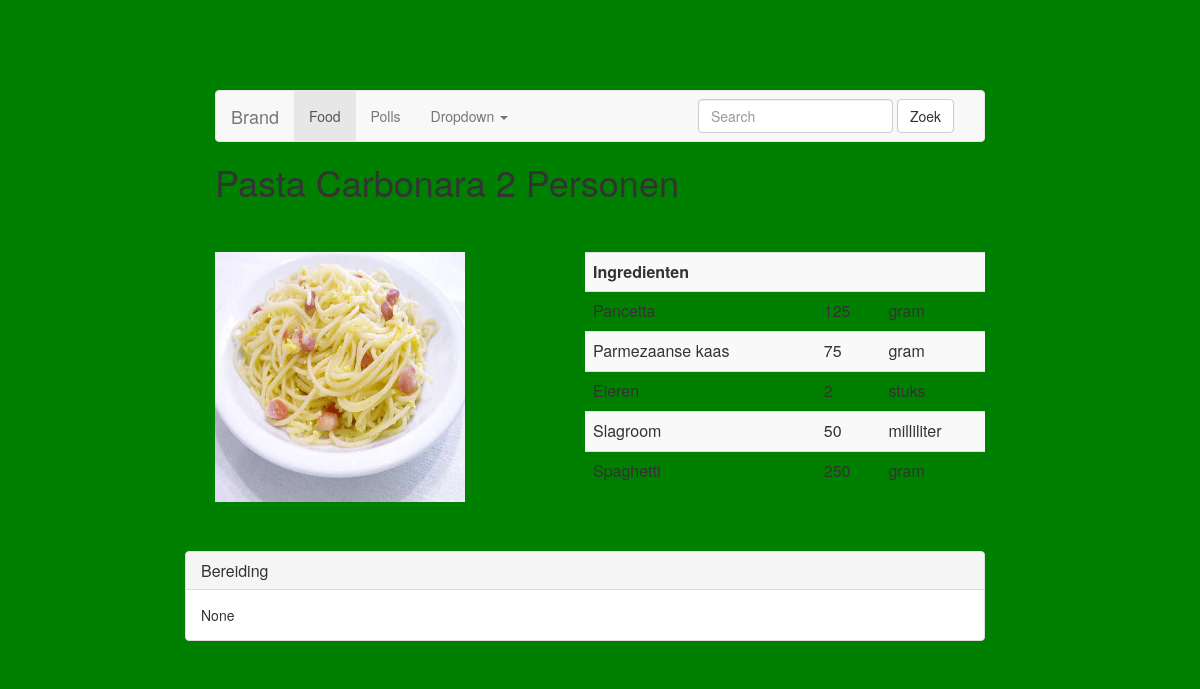
Page /food/2/ on the earlier database version.
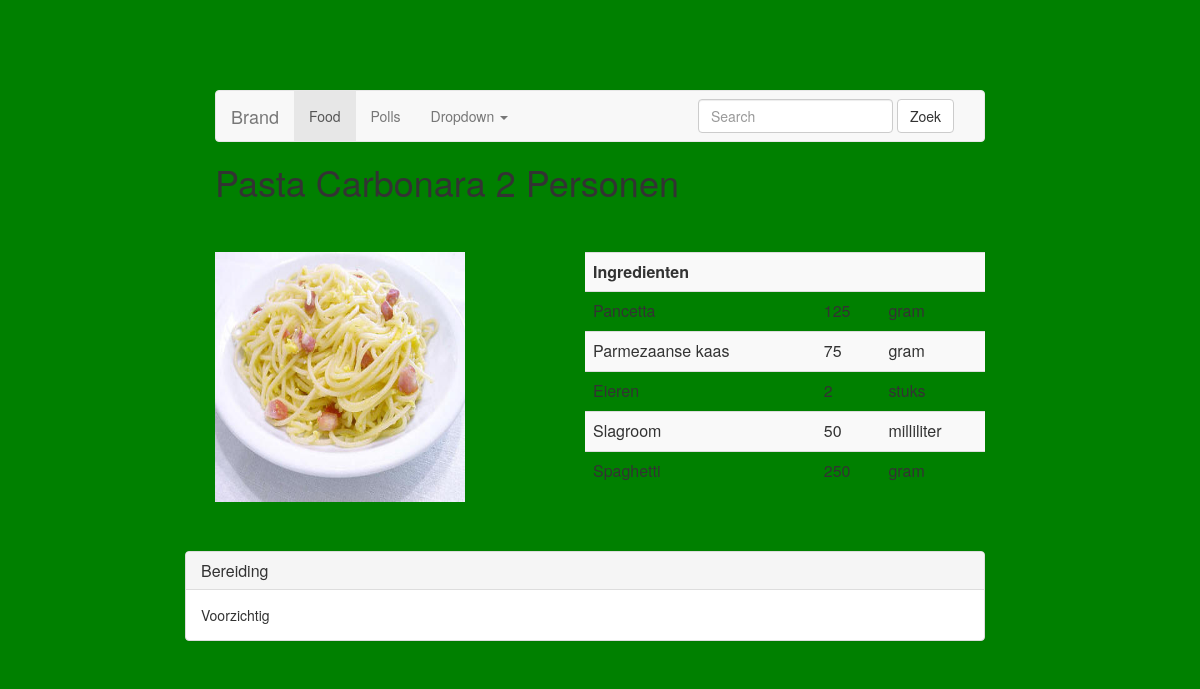
Same page on the later database version.
### food/models.py (models this page shows, shortened)
class Dish(models.Model):
    name = models.CharField(max_length=50)
    type_dish = models.CharField(max_length=50)
    description = models.CharField(max_length=250)
    pub_date = models.DateTimeField('date published')
    persons = models.IntegerField()
    url = models.CharField(max_length=30)
    preparation = models.TextField()

class Ingredient(models.Model):
    dish = models.ForeignKey(Dish)
    ingredient = models.CharField(max_length=30)
    amount = models.IntegerField(default=0)
    unit = models.CharField(max_length=10)

### food/views.py (the view)
# urls.py: url(r'^(?P<pk>\d+)/$', views.DetailView.as_view(), name='detail'),
class DetailView(generic.DetailView):
    model = Dish
    template_name = 'food/detail.html'

### food/templates/food/detail.html (shortened to what this page needs)
<div class="container">
{% include "food/navbar.html" %}
{% load staticfiles %}
{% load bootstrap3 %}
{% bootstrap_css %}
<link rel="stylesheet" type="text/css" href="{% static 'food/style.css' %}" />
	<div id='header'>
		<h1>{{ dish.name }}  {{dish.persons}} Personen</h1>
	</div>
	<div id='content-left'>
		{% if dish.url != None %}
			<img src="/static/food/images/{{ dish.url }}" width="250" height="250">
		{% endif %}
	</div>
	<div id ='content-right'>
		<table class="table table-striped">
		<th>Ingredienten</th>
		<th></th>
		<th></th>
		{% for ingredient in dish.ingredient_set.all %}
			<tr>
				<td>{{ ingredient.ingredient }}</td>
				<td>{{ ingredient.amount }}</td>
				<td>{{ ingredient.unit }}</td>
			</tr>
		{% endfor %}
		</table>
	</div>
	<div id='panel'>
		<div class="panel panel-default">
		  <div class="panel-heading">
		    <h3 class="panel-title">Bereiding</h3>
		  </div>
		  <div class="panel-body">
		    {{ dish.preparation }}
		  </div>
		</div>
	</div>
</div>

### food/templates/food/navbar.html (shortened to what this page needs)
{% load staticfiles %}
{% load bootstrap3 %}
{% bootstrap_css %}
<link rel="stylesheet" type="text/css" href="{% static 'food/style.css' %}" />
<nav class="navbar navbar-default" role="navigation">
  <div class="container-fluid">
    <div class="navbar-header">
      <a class="navbar-brand" href="#">Brand</a>
    </div>
    <div class="collapse navbar-collapse" id="bs-example-navbar-collapse-1">
      <ul class="nav navbar-nav">
        <li class="active"><a href="/food">Food</a></li>
        <li><a href="/polls">Polls</a></li>
        <li class="dropdown">
          <a href="#" class="dropdown-toggle" data-toggle="dropdown">Dropdown <b class="caret"></b></a>
        </li>
      </ul>
      <form class="navbar-form navbar-right" role="search" action="/food/search/" method="get">
        <div class="form-group">
          <input type="text" class="form-control" placeholder="Search" name="q">
        </div>
        <button type="submit" class="btn btn-default">Zoek</button>
      </form>
    </div>
  </div>
</nav>

### food/static/food/style.css (style rules this page uses)
.container { margin:auto; width: 800px; }
#content-left { margin-top:40px; float:left; vertical-align: left; width:350px; }
#content-right { margin-top:40px; float: right; width:400px; vertical-align: right; }
#panel { margin-top: 40px; float:right; width:800px; }

Differences in the rows shown:
changed Dish "Pasta Carbonara": preparation "None" → "Voorzichtig"
